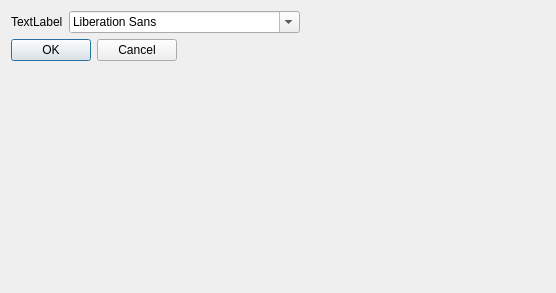
<?xml version="1.0" encoding="UTF-8"?>
<ui version="4.0">
 <class>Dialog</class>
 <widget class="QDialog" name="Dialog">
  <property name="geometry">
   <rect>
    <x>0</x>
    <y>0</y>
    <width>556</width>
    <height>293</height>
   </rect>
  </property>
  <property name="windowTitle">
   <string>Dialog</string>
  </property>
  <layout class="QFormLayout" name="formLayout_2">
   <item row="0" column="0">
    <layout class="QFormLayout" name="formLayout">
     <item row="0" column="0">
      <widget class="QLabel" name="label">
       <property name="text">
        <string>TextLabel</string>
       </property>
      </widget>
     </item>
     <item row="0" column="1">
      <widget class="QFontComboBox" name="fontComboBox"/>
     </item>
    </layout>
   </item>
   <item row="1" column="0">
    <widget class="QDialogButtonBox" name="buttonBox">
     <property name="orientation">
      <enum>Qt::Orientation::Horizontal</enum>
     </property>
     <property name="standardButtons">
      <set>QDialogButtonBox::StandardButton::Cancel|QDialogButtonBox::StandardButton::Ok</set>
     </property>
    </widget>
   </item>
  </layout>
 </widget>
 <resources/>
 <connections>
  <connection>
   <sender>buttonBox</sender>
   <signal>accepted()</signal>
   <receiver>Dialog</receiver>
   <slot>accept()</slot>
   <hints>
    <hint type="sourcelabel">
     <x>248</x>
     <y>254</y>
    </hint>
    <hint type="destinationlabel">
     <x>157</x>
     <y>274</y>
    </hint>
   </hints>
  </connection>
  <connection>
   <sender>buttonBox</sender>
   <signal>rejected()</signal>
   <receiver>Dialog</receiver>
   <slot>reject()</slot>
   <hints>
    <hint type="sourcelabel">
     <x>316</x>
     <y>260</y>
    </hint>
    <hint type="destinationlabel">
     <x>286</x>
     <y>274</y>
    </hint>
   </hints>
  </connection>
 </connections>
</ui>
